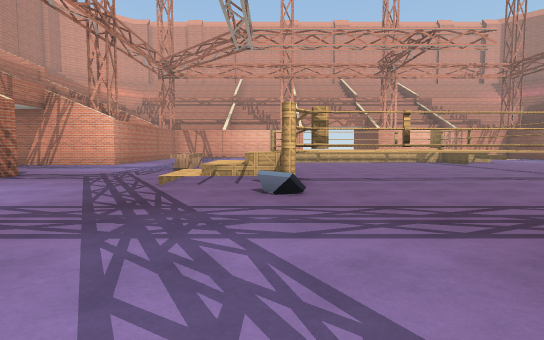
View 1 (above)

24 first-person views from a walk through a 3-D level made in the Unity game engine. The camera is 1.3 m above the floor, tilts 4° down and sees 80° across. The floor is counted in squares, 2 m on a side. Each view is taken from the middle of a square. On the plan, view 1 faces up. The plan holds only what a view shows up to about 10 squares ahead; the rest is blank. The place goes on beyond the plan. Some animated figures are not drawn. Some surface patterns are stand-ins.

View 2
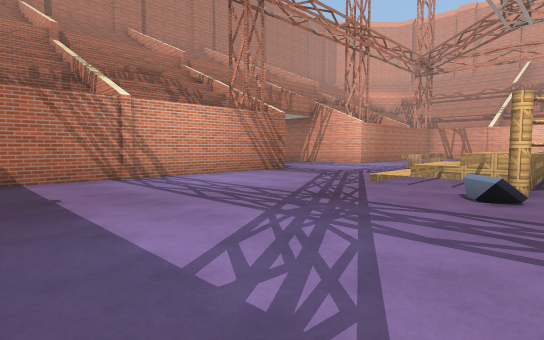

View 3
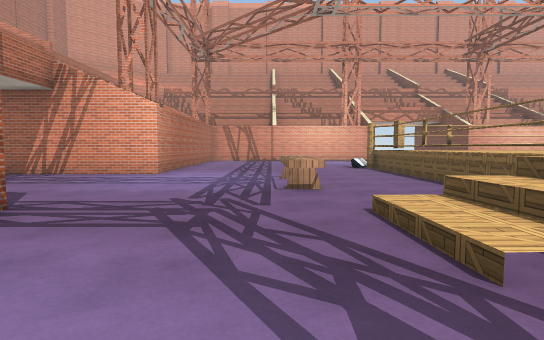

View 4
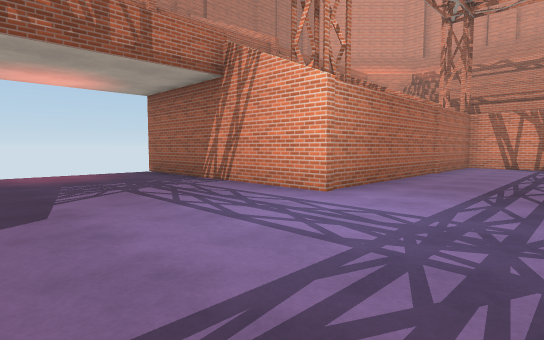

View 5
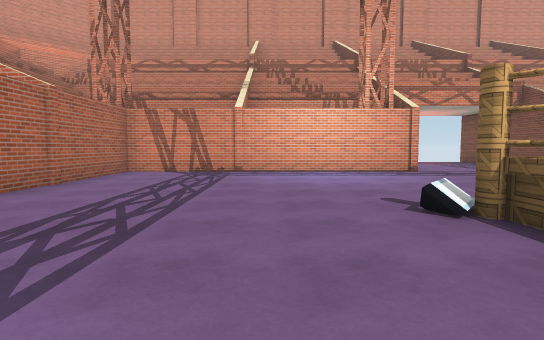

View 6
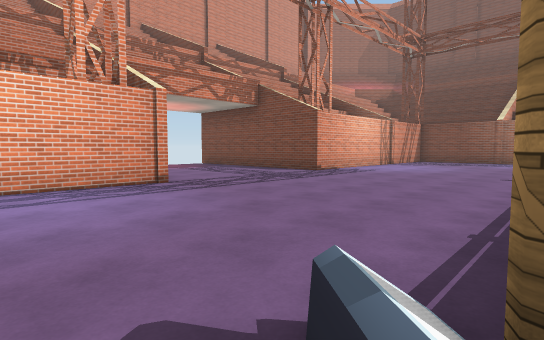

View 7
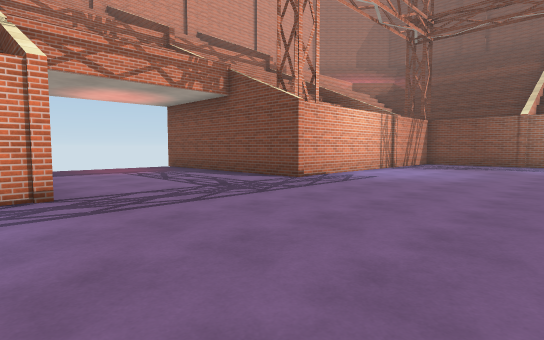

View 8
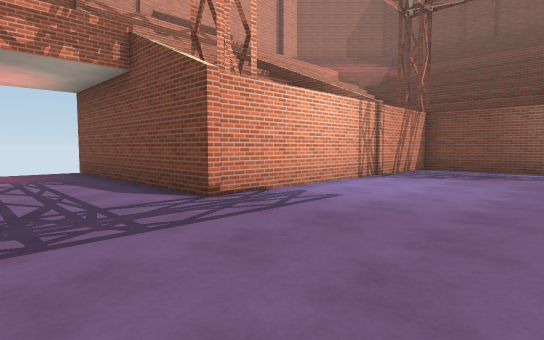

View 9
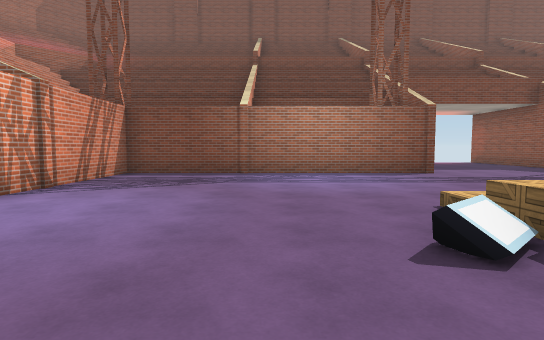

View 10
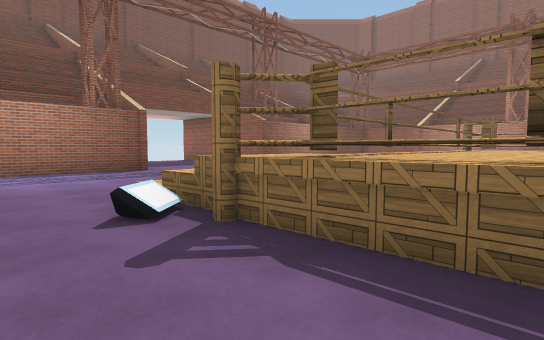

View 11
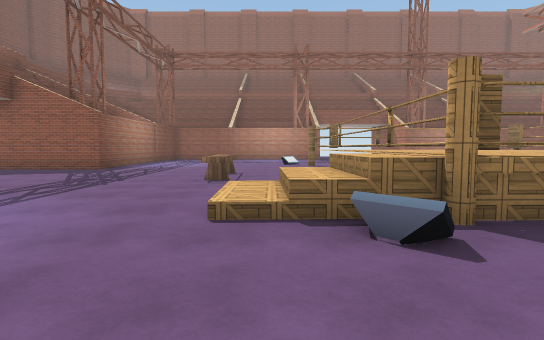

View 12
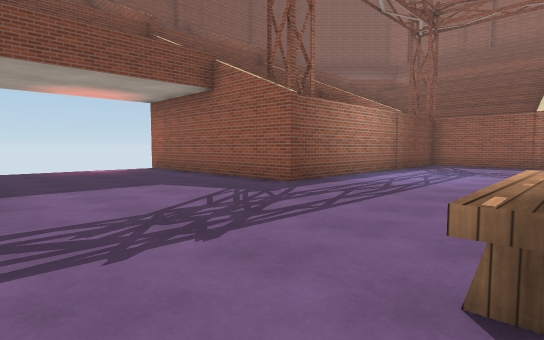

View 13
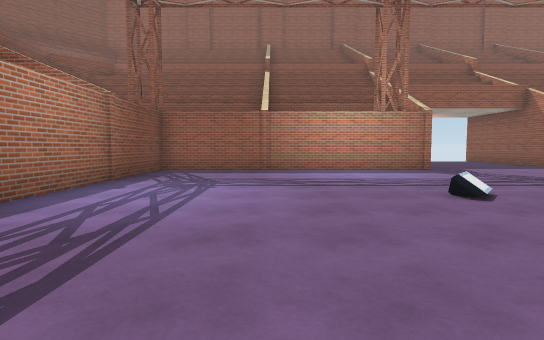

View 14
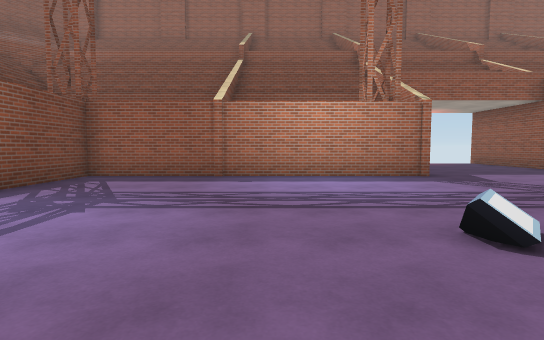

View 15
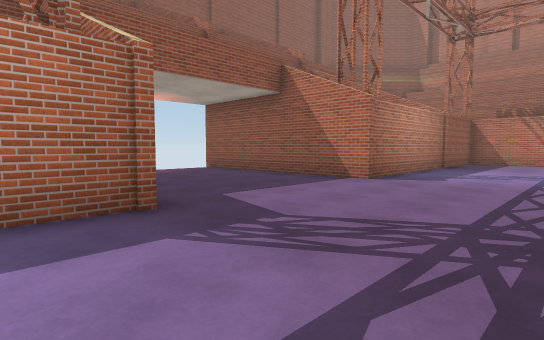

View 16
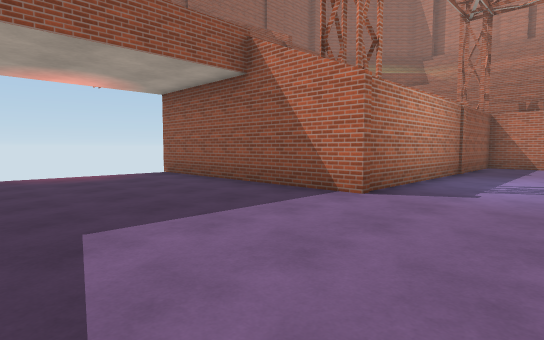

View 17
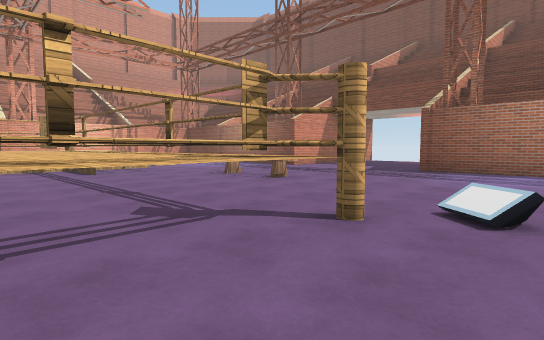

View 18
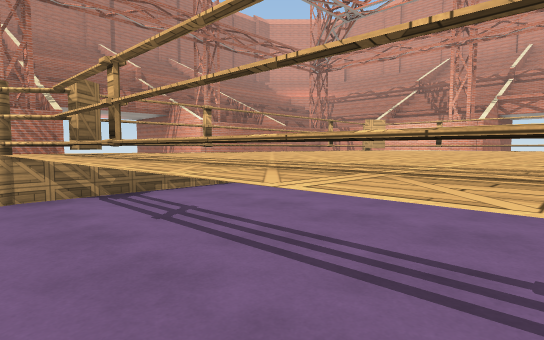

View 19
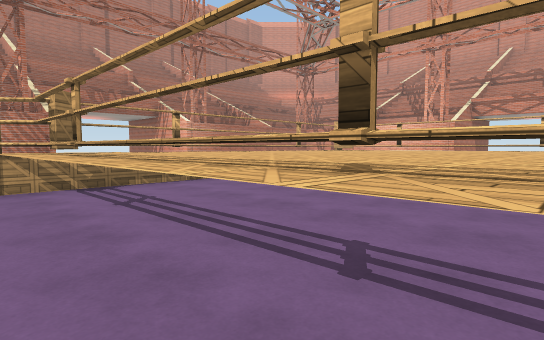

View 20
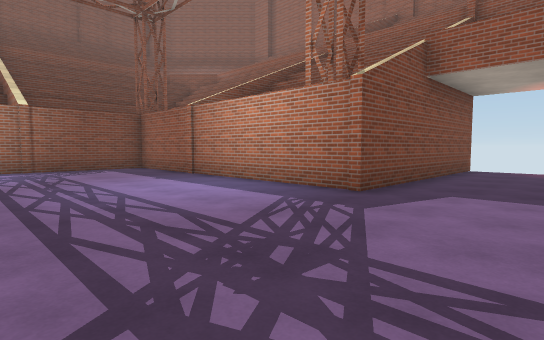

View 21
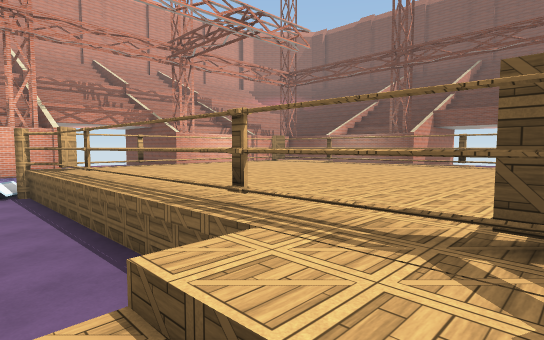

View 22
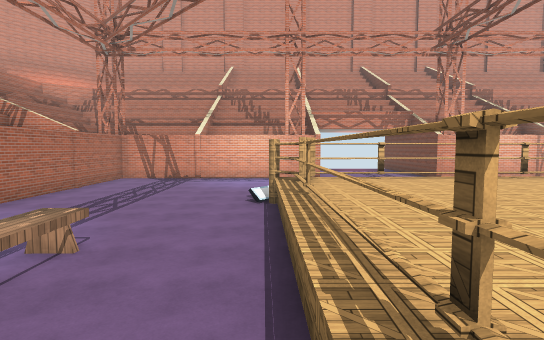

View 23
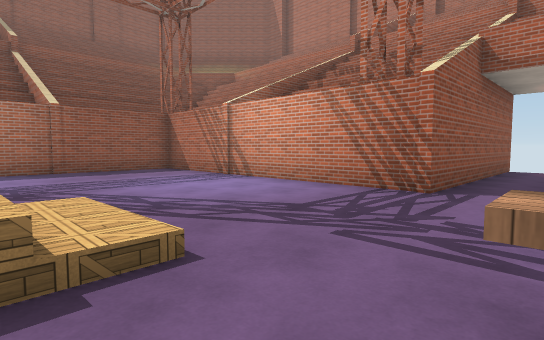

View 24
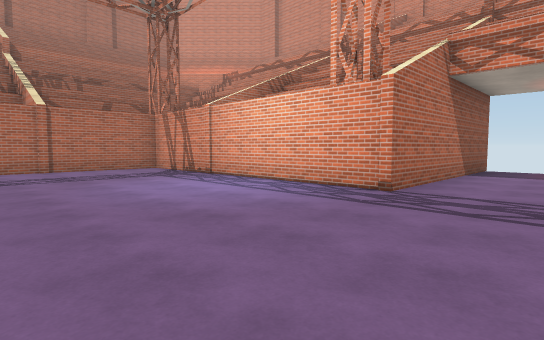

### Floor plan
Key: @ floor where view 1 was taken; # wall or solid block; x gap in a wall; . main floor; : floor 1 m higher than the main floor; + floor 1.25 m higher than the main floor; / step, stairs or slope; = window, fence, low wall or low ledge; ^ raised ledge; B bench; T thing the floor can be seen under or through.
Columns run from 12 left of view 1 to 20 right of it. Each row starts with its distance up from view 1.
 26               #   ##
 25               #....#
 24               #....#
 23               #....#
 22               #....#
 21               #....#
 20       #########....#########
 19       #....................#
 18       #....................#
 17       #....................#
 16       #....................#
 15       #.............#......#
 14       #.....#^^^^^^^=/.....#
 13       #.....##+++++#//.....#
 12 #######.....=#+++++x.......#
 11  ........B...=+++++T............
 10  ........B...=+++++T..B.........
  9  ........B..=#+++++T..B.........
  8  .........../=+++++T............
  7 #######...//:#+++++T.......######
  6       #...//:^^^^^^^.......#
  5       #.....#........#.....#
  4       #....................#
  3       #....................#
  2       #....................#
  1       #....................#
  0       #.....@..............#
 -1       #########....#########
 -2               #....#
 -3               #....#
 -4               #....#
 -5               #....#
 -6               #   ##

Where each view was taken, in squares from view 1:
view 1: 0 up, 0 right, facing up
view 2: 0 up, 1 right, facing up-left
view 3: 4 up, 3 left, facing up
view 4: 8 up, 3 left, facing up-left
view 5: 11 up, 2 left, facing up
view 6: 14 up, 1 left, facing up-right
view 7: 15 up, 1 right, facing up-right
view 8: 16 up, 4 right, facing up-right
view 9: 16 up, 6 right, facing right
view 10: 16 up, 5 right, facing down-right
view 11: 17 up, 9 right, facing down
view 12: 12 up, 10 right, facing down-right
view 13: 9 up, 11 right, facing down
view 14: 7 up, 10 right, facing down
view 15: 3 up, 8 right, facing down-left
view 16: 2 up, 6 right, facing down-left
view 17: 4 up, 5 right, facing up-right
view 18: 5 up, 5 right, facing up-left
view 19: 5 up, 6 right, facing up-left
view 20: 4 up, 4 right, facing down-right
view 21: 6 up, 1 left, facing up-right
view 22: 7 up, 0 right, facing up
view 23: 9 up, 1 left, facing down-left
view 24: 15 up, 4 right, facing up-left
